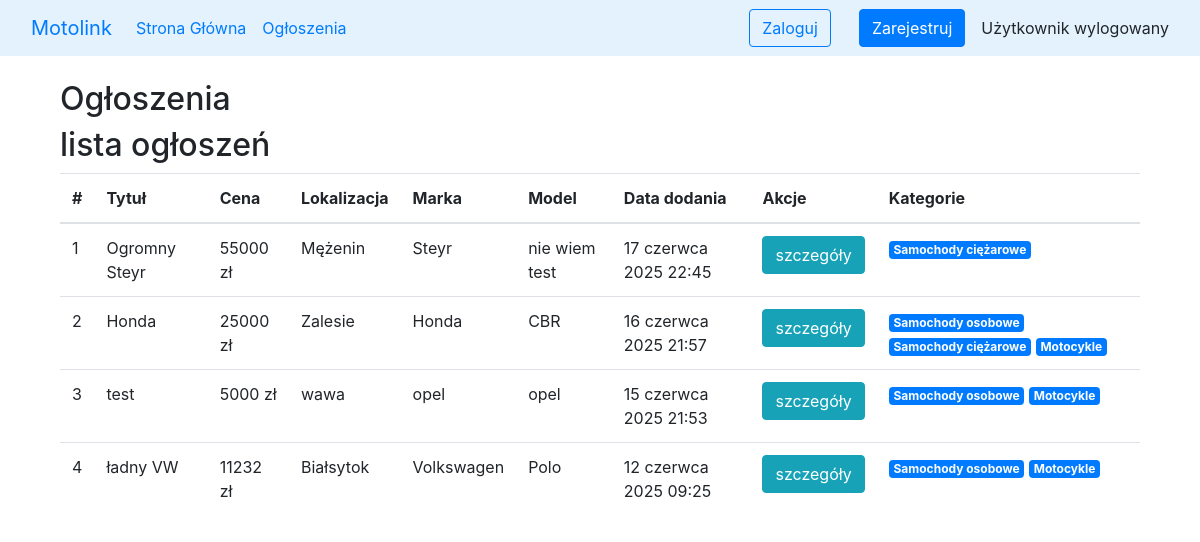
/myapp/announcements/, run on the app's committed database.
### myapp/models.py (models this page shows, shortened)
class Announcement(models.Model):
    title = models.CharField(max_length=200)
    description = models.TextField()
    price = models.PositiveIntegerField()
    location = models.CharField(max_length=100)
    brand = models.CharField(max_length=50)
    model = models.CharField(max_length=50)
    production_year = models.PositiveIntegerField()
    date_added = models.DateTimeField(default=timezone.now)
    user = models.ForeignKey(
        CustomUser,
        on_delete=models.CASCADE,
        related_name='announcements'
    )
    categories = models.ManyToManyField(
        Category,
        through='AnnouncementCategory',
        related_name='announcements'
    )

class Category(models.Model):
    name = models.CharField(max_length=100, unique=True)

### myapp/views.py (the view)
# urls.py: path('announcements/', announcements, name='announcements'),
def announcements(request):
    announcements = Announcement.objects.all().order_by('-date_added')  # Newest first
    return render(request, 'announcements/announcements.html', {'announcements': announcements})

### myapp/templates/announcements/announcements.html (shortened to what this page needs)
{% extends "base.html" %}
{% block content %}
  <div class="container mt-4">
    <h2>Ogłoszenia</h2>
    <h2>lista ogłoszeń</h2>
<table class="table">
    <thead>
        <tr>
            <th>#</th>
            <th>Tytuł</th>
            <th>Cena</th>
            <th>Lokalizacja</th>
            <th>Marka</th>
            <th>Model</th>
            <th>Data dodania</th>
            <th>Akcje</th>
            <th>Kategorie</th>
        </tr>
    </thead>
    <tbody>
        {% for announcement in announcements %}
        <tr>
            <td>{{ forloop.counter }}</td>
            <td>{{ announcement.title }}</td>
            <td>{{ announcement.price }} zł</td>
            <td>{{ announcement.location }}</td>
            <td>{{ announcement.brand }}</td>
            <td>{{ announcement.model }}</td>
            <td>{{ announcement.date_added }}</td>
           <td>
                <a href="{% url 'announcement_detail' announcement.pk %}" class="btn btn-info">szczegóły</a>
            </td>
            <td>
                {% for category in announcement.categories.all %}
                    <span class="badge badge-primary">{{ category.name }}</span>
                {% endfor %}
            </td>
        </tr>
        {% endfor %}
    </tbody>
</table>
  </div>
{% endblock %}

### data on the page
Announcement: title "Ogromny Steyr", price "55000", location "Mężenin", brand "Steyr", model "nie wiem test", date_added "17 czerwca 2025 22:45"
Category: name "Samochody ciężarowe"
Announcement: title "Honda", price "25000", location "Zalesie", brand "Honda", model "CBR", date_added "16 czerwca 2025 21:57"
Category: name "Samochody osobowe"
Category: name "Motocykle"
Announcement: title "test", price "5000", location "wawa", brand "opel", model "opel", date_added "15 czerwca 2025 21:53"
Announcement: title "ładny VW", price "11232", location "Białsytok", brand "Volkswagen", model "Polo", date_added "12 czerwca 2025 09:25"
